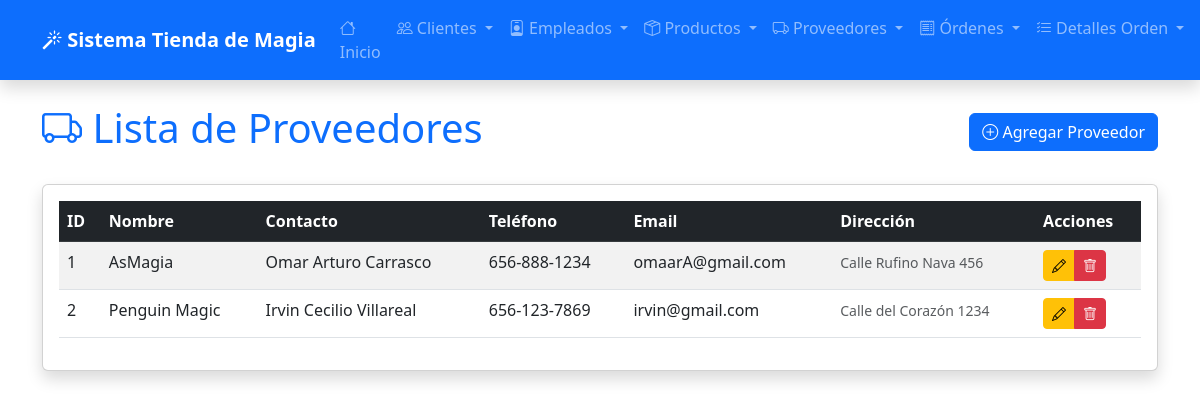
Screenshot of /proveedores/ with the database file from the repository.
### app_TiendadeMagia/models.py (models this page shows, shortened)
class Proveedor(models.Model):
    nombre = models.CharField(max_length=255)
    contacto = models.CharField(max_length=255)
    telefono = models.CharField(max_length=20)
    email = models.EmailField()
    direccion = models.TextField()
    fecha_registro = models.DateField(auto_now_add=True)

### app_TiendadeMagia/views.py (the view)
# urls.py: path('proveedores/', views.ver_proveedores, name='ver_proveedores'),
def ver_proveedores(request):
    proveedores = Proveedor.objects.all()
    return render(request, 'app_TiendadeMagia/proveedor/ver_proveedores.html', {'proveedores': proveedores})

### app_TiendadeMagia/templates/app_TiendadeMagia/proveedor/ver_proveedores.html (shortened to what this page needs)
<!DOCTYPE html>
<html lang="es">
<head>
    <link href="https://cdn.jsdelivr.net/npm/bootstrap@5.3.0/dist/css/bootstrap.min.css" rel="stylesheet">
    <link href="https://cdn.jsdelivr.net/npm/bootstrap-icons@1.10.0/font/bootstrap-icons.css" rel="stylesheet">
</head>
<body>
    {% include 'app_TiendadeMagia/navbar.html' %}
    <div class="container mt-4">
        <div class="d-flex justify-content-between align-items-center mb-4">
            <h1 class="text-primary">
                <i class="bi bi-truck"></i> Lista de Proveedores
            </h1>
            <a href="{% url 'agregar_proveedor' %}" class="btn btn-primary">
                <i class="bi bi-plus-circle"></i> Agregar Proveedor
            </a>
        </div>
        {% if proveedores %}
        <div class="card shadow">
            <div class="card-body">
                <div class="table-responsive">
                    <table class="table table-striped table-hover">
                        <thead class="table-dark">
                            <tr>
                                <th>ID</th>
                                <th>Nombre</th>
                                <th>Contacto</th>
                                <th>Teléfono</th>
                                <th>Email</th>
                                <th>Dirección</th>
                                <th>Acciones</th>
                            </tr>
                        </thead>
                        <tbody>
                            {% for proveedor in proveedores %}
                            <tr>
                                <td>{{ proveedor.id }}</td>
                                <td>{{ proveedor.nombre }}</td>
                                <td>{{ proveedor.contacto }}</td>
                                <td>{{ proveedor.telefono }}</td>
                                <td>{{ proveedor.email }}</td>
                                <td>
                                    <small class="text-muted">{{ proveedor.direccion|truncatewords:5 }}</small>
                                </td>
                                <td>
                                    <div class="btn-group btn-group-sm">
                                        <a href="{% url 'actualizar_proveedor' proveedor.id %}" class="btn btn-warning">
                                            <i class="bi bi-pencil"></i>
                                        </a>
                                        <a href="{% url 'borrar_proveedor' proveedor.id %}" class="btn btn-danger">
                                            <i class="bi bi-trash"></i>
                                        </a>
                                    </div>
                                </td>
                            </tr>
                            {% endfor %}
                        </tbody>
                    </table>
                </div>
            </div>
        </div>
        {% endif %}
    </div>
</body>
</html>

### rows the page displays
Proveedor: id "1", nombre "AsMagia", contacto "Omar Arturo Carrasco", telefono "656-888-1234", email "omaarA@gmail.com", direccion "Calle Rufino Nava 456"
Proveedor: id "2", nombre "Penguin Magic", contacto "Irvin Cecilio Villareal", telefono "656-123-7869", email "irvin@gmail.com", direccion "Calle del Corazón 1234"
